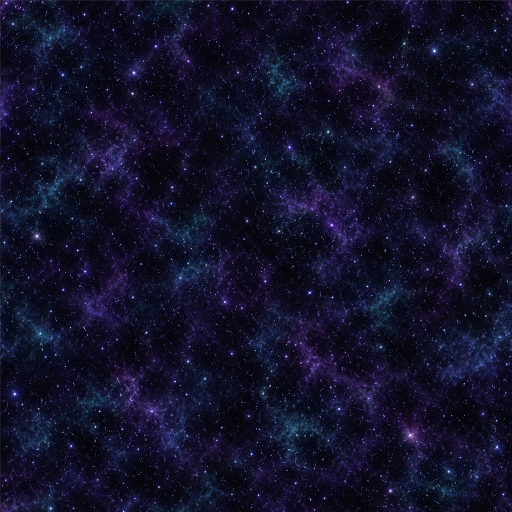
#> input picture assets/pets/source/starfield_v1.png, 1024 x 1024 px (shown at 1/2 size)
$ python build_pet_fx.py
#> lines starting #> are read from the running program, lines starting #| are printed output that depends on the picture
### tools/build_tileset_textures.py
"""Turn the generated biome wall masters into shippable tiling textures.

Generated art does not tile. That was the known cost of choosing generation over
a CC0 library, and this is the pass that pays it: every master is made seamless,
downscaled, and given a derived normal map, because the generator ships neither
a seam nor a normal.

Run after adding or regenerating a master:

    python tools/build_tileset_textures.py

Masters:  assets/tilesets/<biome>/wall_master_v1.png    (committed)
          assets/tilesets/<biome>/floor_master_v1.png
Output:   apps/web/public/textures/tilesets/<biome>/wall_color.jpg
          apps/web/public/textures/tilesets/<biome>/wall_normal.jpg
          apps/web/public/textures/tilesets/<biome>/floor_color.jpg
          apps/web/public/textures/tilesets/<biome>/patch_color.jpg (when patch_master_v1.png exists)

`level.ts` looks these up by tileset id, and `level.test.ts` fails if a biome in
MAP_BASES has no files here.
"""

from __future__ import annotations

import pathlib
import sys

import numpy as np
from PIL import Image

ROOT = pathlib.Path(__file__).resolve().parent.parent
MASTERS = ROOT / "assets" / "tilesets"
OUT = ROOT / "apps" / "web" / "public" / "textures" / "tilesets"

BIOMES = ["vaal_stone", "desert", "swamp", "forest", "coast"]

# Shipped size. The old CC0 stone wall was 1024x512 and read fine at the game's
# 2-world-unit repeat; matching it keeps the memory cost where it was. The floor
# matches the old floor.png at 1024 square.
SHIP_W, SHIP_H = 1024, 512
FLOOR_SHIP = 1024
PATCH_SHIP = 512

# Fraction of each axis spent cross-fading the wrap. Wide enough to hide a hard
# mismatch, narrow enough that the blended band is not a visible smear: at 0.12
# the band is ~120px of a 1024-wide plate.
BLEND = 0.12

# How hard the derived normal map bites. The generator gives us no height data,
# so luminance stands in for it; past ~3 the mortar lines start to look inflated
# rather than recessed.
NORMAL_STRENGTH = 2.2

# Minimum mean luminance, 0-255. The renderer is calibrated against two specific
# plates: the hideout floor at 57 and the CC0 wall at 132, and engine.ts lifts the
# floor above 1.0 precisely because "the actors are near-black, and they only read
# as silhouettes if the floor is clearly brighter than they are".
#
# The generated art does not respect that. Straight from the model the floors ran
# 37 (forest) to 162 (desert) and the walls 41 (swamp) to 191 — a swamp floor at
# 47 swallowed the character whole, and a swamp wall at 41 read as a black void
# with no masonry in it at all.
#
# So this is a FLOOR, not a target: lift the plates that are too dark to play on,
# and leave the bright ones alone, because a bright desert is a desert and a
# character reads even better against it.
#
# 55/95 was too timid and it showed: forest and swamp landed exactly ON the
# minimum, which is the tell that the clamp, not the art, was setting the level.
# In the frame that ground read 42 luma against a reference whose ground runs
# 120-180, and the desert, the one biome whose master was already bright at
# 162/191, was also the only one that looked right. The floor is the largest
# surface on screen and it has to be the BRIGHT thing, or near-black actors have
# nothing to read against and every biome collapses to the same brown murk.
FLOOR_MIN_LUMA = 95.0
WALL_MIN_LUMA = 120.0

# Per-biome hue for a floor plate, normalised to mean 1.0 exactly as
# `applyBiomeTint` normalises the light: it may shift a plate's COLOUR and can
# never change how bright it is. `lift_luma` above owns brightness; this owns hue,
# and the two never fight.
#
# It exists because the light cannot do this job. Measured against
# `reference-screenshots/beach-map.jpg`, PoE's dry sand runs RGB 217/180/120 —
# saturation 0.45, and unmistakably gold. Our Coast plate is a photoscan shot
# under an overcast sky and lands at 0.17: grey-beige, and on screen it came back
# as bone. The tint pass drives the SUN, so the only way to reach 0.45 through it
# is a light so orange that it turns the character, the sea and the surf orange
# with it. Sand is gold because sand is gold, so the colour belongs in the plate.
#
# Only the Coast needs one. Every other master was generated to its biome's brief
# and already carries its own hue; a grade on those would be a second opinion
# fighting the art.
FLOOR_GRADE = {"coast": (1.24, 1.02, 0.74)}

# Same job for a wall scan whose hue fights its floor. The desert's sandstone
# comes off the scan a saturated orange (205/113/47) against a tan floor; pulled
# most of the way to the floor's hue it reads as the same ground standing up.
WALL_GRADE = {"desert": (0.85, 1.1, 1.45)}

# The Coast scan is TRAMPLED: footprint pits and scuffed brown patches that at
# game distance read as dirt strewn over the beach, where the reference's sand
# is smooth wave ripple. Compressing luma below the median toward it fades the
# pits and patches while the ripple detail (which lives above the median) keeps
# its full contrast. The value is the fraction of below-median contrast KEPT.
FLOOR_CALM = {"coast": 0.55}


# [8 lines left out: function calm, not called in this run]


def mean_luma(a: np.ndarray) -> float:
    return float((0.299 * a[:, :, 0] + 0.587 * a[:, :, 1] + 0.114 * a[:, :, 2]).mean())


# [37 lines left out: functions lift_luma, grade, not called in this run]


def make_seamless(a: np.ndarray) -> np.ndarray:
    """Crop the overlap off each axis and cross-fade it back over the far edge.

    The output is (W-bw, H-bh). Column 0 of the result is the original column
    W-bw, which is exactly what the last kept column flows into, so the wrap is
    continuous by construction rather than by eye.
    """
    for axis in (1, 0):
        n = a.shape[axis]
        b = max(2, int(round(n * BLEND)))
        a = np.swapaxes(a, 0, axis)
        head, tail = a[:b], a[n - b:]
        alpha = (np.arange(b, dtype=np.float32) / (b - 1)).reshape(-1, 1, 1)
        a = np.concatenate([tail * (1.0 - alpha) + head * alpha, a[b:n - b]], axis=0)
        a = np.swapaxes(a, 0, axis)
    return a


def seam_error(a: np.ndarray) -> tuple[float, float]:
    """Mean per-channel difference across each wrap. 0 is a perfect tile."""
    lr = float(np.abs(a[:, 0] - a[:, -1]).mean())
    tb = float(np.abs(a[0, :] - a[-1, :]).mean())
    return lr, tb


# [13 lines left out: function normal_map, not called in this run]


def saturation(a: np.ndarray) -> float:
    m = a.reshape(-1, 3).mean(0)
    return float((m.max() - m.min()) / max(m.max(), 1e-6))


# [78 lines left out: functions plate, build, main, not called in this run]


# [2 lines that do not run on import are left out]

### tools/build_pet_fx.py
"""Turn the Celestial Cat's generated FX masters into the textures pet.ts ships.

PoE's cat wears GGG's textures; ours replace them one for one by ROLE, and this
pass gives each of ours the tone of the texture it replaces, measured once off
PoE's own files (study notes, never shipped or read here). The masters come off
the generator several times too bright for those roles: our nebula averaged luma
83 where `space-02` runs 23, our coat 20 where `space_bg_at` runs 2.9.

- Tiles (`starfield`, `nebula`) are drawn screen-projected and repeat, so they
  are made seamless, then each channel is mapped onto PoE's quantile curve:
  stars stay points of light while the space between them goes PoE's black.
- Sprites (`starburst`, `wisp`, `swirl`) are additive on black: the generator's
  1-2/255 floor is cut (it would add a grey square), the content cropped square,
  and scaled to the luma of PoE's premultiplied mean, keeping its own hue.
- `cloud_mask` already lands on PoE's mean (47 vs 49) and ships as drawn.
- The glows and the spark dot are plain radial ramps, computed from PoE's
  measured colour stops; nothing to generate.

    python tools/build_pet_fx.py
"""
from __future__ import annotations

import pathlib
import sys

import numpy as np
from PIL import Image

from build_tileset_textures import make_seamless, seam_error

ROOT = pathlib.Path(__file__).resolve().parent.parent
SRC = ROOT / "assets" / "pets" / "source"
OUT = ROOT / "apps" / "web" / "public" / "textures" / "fx" / "pet"

QUANTILES = [0, 0.1, 0.2, 0.3, 0.4, 0.5, 0.6, 0.7, 0.8, 0.9, 0.95, 0.98, 0.99, 0.995, 0.999, 1]
# Per channel (r, g, b), at QUANTILES, measured off space_bg_at.dds and space-02.dds.
TILES = {
    "starfield": ("starfield_v1.png", 512, (
        [0, 0, 0, 0, 0, 2, 2, 2, 2, 2, 5, 8, 18, 41, 148, 255],
        [0, 1, 1, 1, 1, 2, 2, 2, 4, 4, 6, 12, 25, 48, 150, 247],
        [0, 0, 2, 2, 2, 2, 4, 5, 5, 10, 18, 32, 46, 73, 181, 255],
    )),
    "nebula": ("fx/nebula_v1.png", 512, (
        [0, 5, 7, 10, 13, 18, 23, 29, 38, 55, 81, 136, 198, 255, 255, 255],
        [0, 5, 6, 7, 9, 12, 16, 21, 28, 42, 58, 100, 175, 255, 255, 255],
        [0, 2, 4, 6, 9, 13, 21, 29, 38, 54, 73, 113, 185, 255, 255, 255],
    )),
}
# Premultiplied mean (r, g, b) of sparklemid, wisp_smoke_add and scrolling_tex.
SPRITES = {
    "starburst": ("fx/starburst_v1.png", (11.29, 18.18, 38.47)),
    "wisp": ("fx/wisp_v1.png", (11.59, 10.41, 27.4)),
    "swirl": ("fx/swirl_v1.png", (2.95, 0.95, 7.61)),
}
SPRITE_SIZE = 256
# Below this a master's background is generator noise, not light.
FLOOR = 3
# Radial colour stops, premultiplied, centre to edge at 9 even steps of the radius.
GLOWS = {
    "glow_blue": (128, [(174, 207, 255), (134, 163, 250), (95, 105, 221), (64, 58, 185), (45, 28, 144),
                        (28, 7, 102), (16, 0, 59), (7, 0, 23), (0, 0, 0)]),
    "glow_violet": (128, [(135, 0, 251), (119, 0, 233), (96, 0, 203), (69, 0, 166), (44, 0, 127),
                          (26, 0, 88), (12, 0, 52), (4, 0, 21), (0, 0, 0)]),
    "spark": (32, [(205, 200, 246), (118, 111, 234), (39, 30, 195), (19, 14, 102), (9, 6, 45),
                   (3, 2, 14), (0, 0, 2), (0, 0, 0), (0, 0, 0)]),
}


def rgb(path: pathlib.Path) -> np.ndarray:
    return np.asarray(Image.open(path).convert("RGB")).astype(np.float32)


def luma(c: np.ndarray) -> float:
    return float(0.299 * c[0] + 0.587 * c[1] + 0.114 * c[2])


def match_quantiles(a: np.ndarray, target: tuple[list[int], ...]) -> np.ndarray:
    out = np.empty_like(a)
    for c in range(3):
        ours = np.quantile(a[..., c], QUANTILES)
        # np.interp needs a rising x; a run of equal quantiles (a black floor) is nudged apart.
        ours = ours + np.arange(len(QUANTILES)) * 1e-3
        out[..., c] = np.interp(a[..., c], ours, np.asarray(target[c], np.float32))
    return out


def tile(name: str) -> str:
    src, size, target = TILES[name]
    a = rgb(SRC / src)
    before = seam_error(a)
    a = make_seamless(a)
    img = Image.fromarray(a.clip(0, 255).astype(np.uint8)).resize((size, size), Image.LANCZOS)
    a = match_quantiles(np.asarray(img).astype(np.float32), target)
    after = seam_error(a)
    Image.fromarray(a.clip(0, 255).round().astype(np.uint8)).save(OUT / f"{name}.webp", quality=90)
    return f"seam {before[0]:5.2f}/{before[1]:5.2f} -> {after[0]:4.2f}/{after[1]:4.2f}  mean {a.reshape(-1, 3).mean(0).round(1)}"


def sprite(name: str) -> str:
    src, mean = SPRITES[name]
    a = rgb(SRC / src)
    a = np.maximum(a - FLOOR, 0) * (255 / (255 - FLOOR))
    # Square crop round the lit content, centred, so the quad is the sprite.
    lit = np.argwhere(a.max(-1) > 8)
    (y0, x0), (y1, x1) = lit.min(0), lit.max(0) + 1
    half = max(y1 - y0, x1 - x0) // 2 + 4
    cy, cx = (y0 + y1) // 2, (x0 + x1) // 2
    pad = np.zeros((a.shape[0] + 2 * half, a.shape[1] + 2 * half, 3), np.float32)
    pad[half:half + a.shape[0], half:half + a.shape[1]] = a
    a = pad[cy:cy + 2 * half, cx:cx + 2 * half]
    img = Image.fromarray(a.clip(0, 255).astype(np.uint8)).resize((SPRITE_SIZE, SPRITE_SIZE), Image.LANCZOS)
    a = np.asarray(img).astype(np.float32)
    # One gain on luma: a gain per channel clips the white core to a tint.
    gain = luma(np.asarray(mean, np.float32)) / max(luma(a.reshape(-1, 3).mean(0)), 1e-3)
    a = a * gain
    Image.fromarray(a.clip(0, 255).round().astype(np.uint8)).save(OUT / f"{name}.webp", quality=90)
    return f"crop {2 * half}px  gain {gain:.2f}  mean {a.clip(0, 255).reshape(-1, 3).mean(0).round(1)}"


def glow(name: str) -> str:
    size, stops = GLOWS[name]
    c = (size - 1) / 2
    yy, xx = np.mgrid[:size, :size]
    r = np.hypot(yy - c, xx - c) / (size / 2)
    at = np.linspace(0, 1, len(stops))
    s = np.asarray(stops, np.float32)
    a = np.stack([np.interp(r, at, s[:, ch], right=0) for ch in range(3)], -1)
    Image.fromarray(a.clip(0, 255).round().astype(np.uint8)).save(OUT / f"{name}.webp", quality=90, lossless=size <= 32)
    return f"{size}px  centre {tuple(int(v) for v in a[size // 2, size // 2])}"


def main() -> int:
    OUT.mkdir(parents=True, exist_ok=True)
    print(f"building pet fx -> {OUT.relative_to(ROOT)}")
    missing = [p for p in [SRC / v[0] for v in TILES.values()] + [SRC / v[0] for v in SPRITES.values()]
               + [SRC / "fx" / "cloud_mask_v1.png"] if not p.exists()]
    if missing:
        print("FAILED: missing " + ", ".join(str(p.relative_to(ROOT)) for p in missing), file=sys.stderr)
        return 1
    for name in TILES:
        print(f"  {name:11s} {tile(name)}")
#> in seam_error, `lr = float(np.abs(a[:, 0] - a[:, -1]).mean())`: lr = 8.15
#> in seam_error, `tb = float(np.abs(a[0, :] - a[-1, :]).mean())`: tb = 6.84
#> in tile, `before = seam_error(a)`: before = (8.15, 6.84)
#> the loop in make_seamless, `for axis in (1, 0):` made 2 passes
#> pass 1, in make_seamless, `head, tail = a[:b], a[n - b:]`:
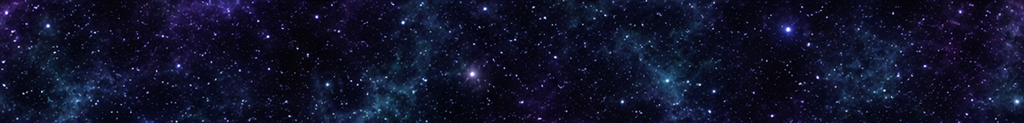
#> head: shape (123, 1024, 3) float32; mean of channels 0, 1, 2 16.9, 18.9, 43.5; drawn as R, G, B
#> pass 1, in make_seamless, `head, tail = a[:b], a[n - b:]`:
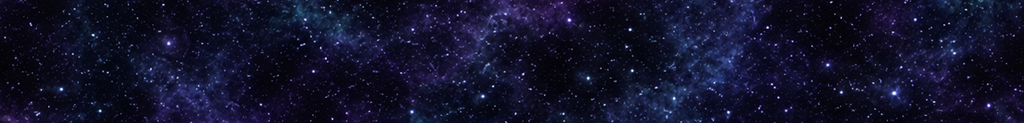
#> tail: shape (123, 1024, 3) float32; mean of channels 0, 1, 2 17.9, 18.1, 43.2; drawn as R, G, B
#> after the loop in make_seamless, `for axis in (1, 0):`:
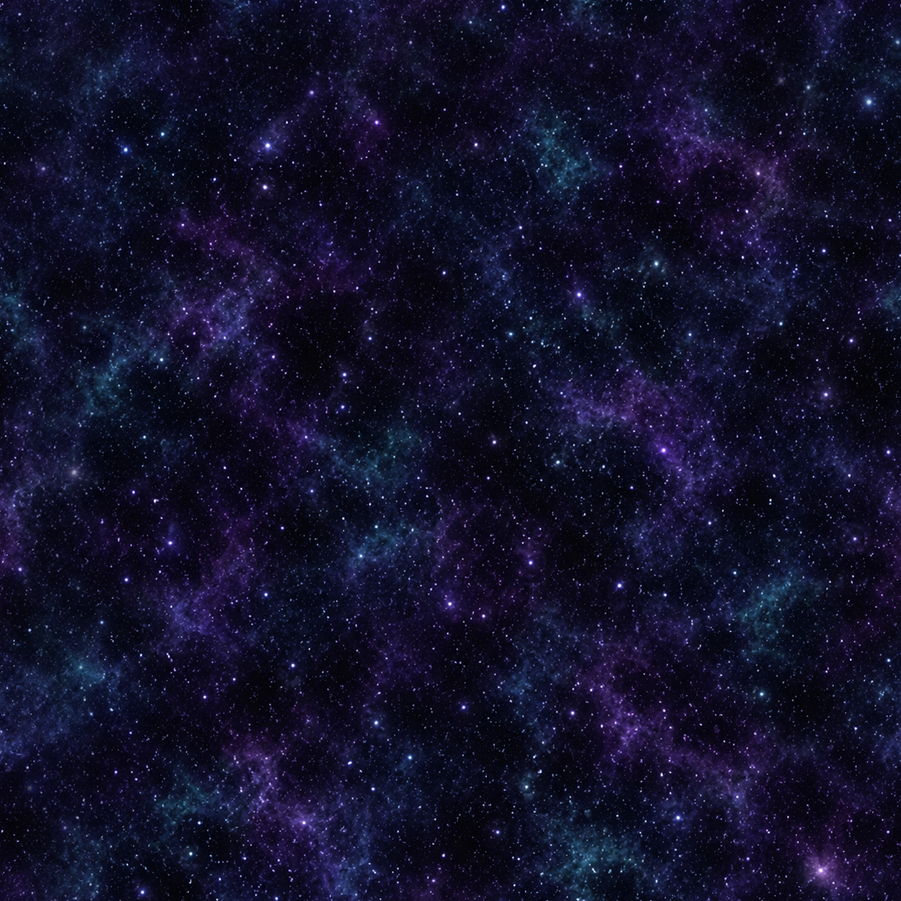
#> a: shape (901, 901, 3) float32; mean of channels 0, 1, 2 18.3, 17.2, 42.4; drawn as R, G, B
#> after the loop in match_quantiles, `for c in range(3):`:
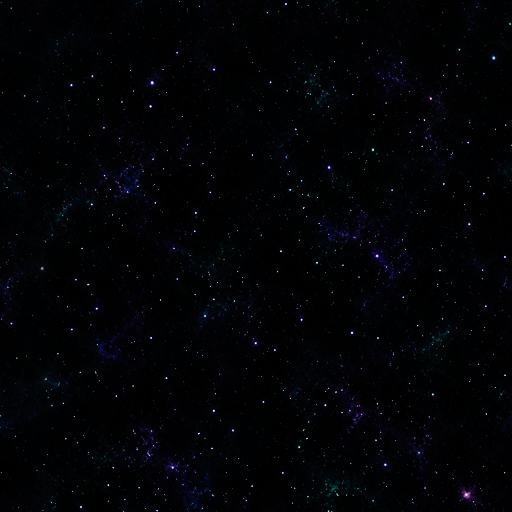
#> out: shape (512, 512, 3) float32; mean of channels 0, 1, 2 2, 2.9, 5.4; drawn as R, G, B
#> in tile, `after = seam_error(a)`: after = (2.29, 2.92)
#> pass 2 of the loop in main, `for name in TILES:`:
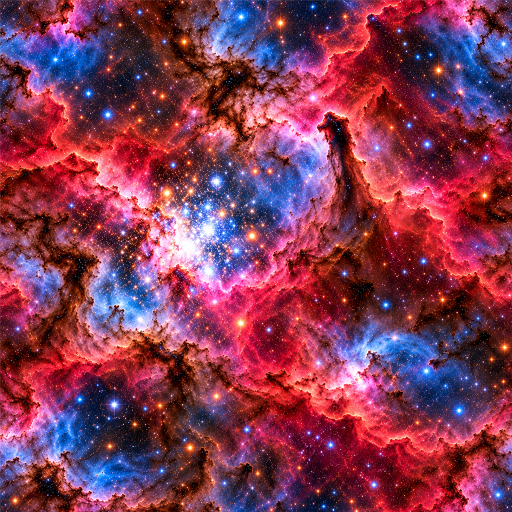
#> input picture assets/pets/source/fx/nebula_v1.png, 1024 x 1024 px (shown at 1/2 size)
    for name in SPRITES:
        print(f"  {name:11s} {sprite(name)}")
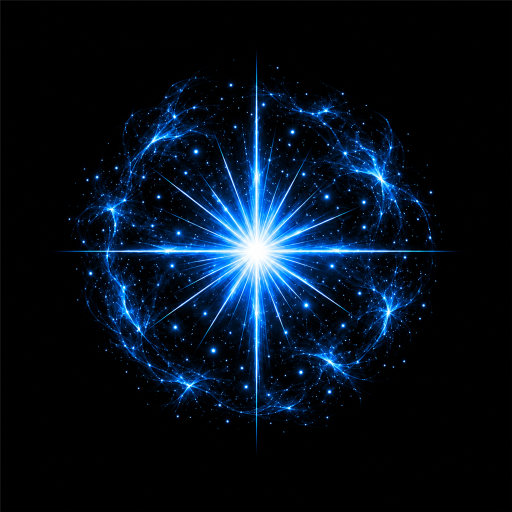
#> input picture assets/pets/source/fx/starburst_v1.png, 1024 x 1024 px (shown at 1/2 size)
#> in sprite, `lit = np.argwhere(a.max(-1) > 8)`: lit = 305228 pairs, first value 98 to 907, second value 104 to 920
#> in sprite, `(y0, x0), (y1, x1) = lit.min(0), lit.max(0) + 1`: y0 = 98; x0 = 104; y1 = 908; x1 = 921
#> in sprite, `half = max(y1 - y0, x1 - x0) // 2 + 4`: half = 412
#> in sprite, `cy, cx = (y0 + y1) // 2, (x0 + x1) // 2`: cy = 503; cx = 512
#> in sprite, `gain = luma(np.asarray(mean, np.float32)) / max(luma(a.reshape(-1, 3)...`: gain = 0.899
#> in sprite, `a = a * gain`:
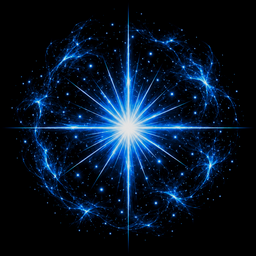
#> a: shape (256, 256, 3) float32; mean R, G, B 6.6, 20.7, 38
#> pass 2 of the loop in main, `for name in SPRITES:`:
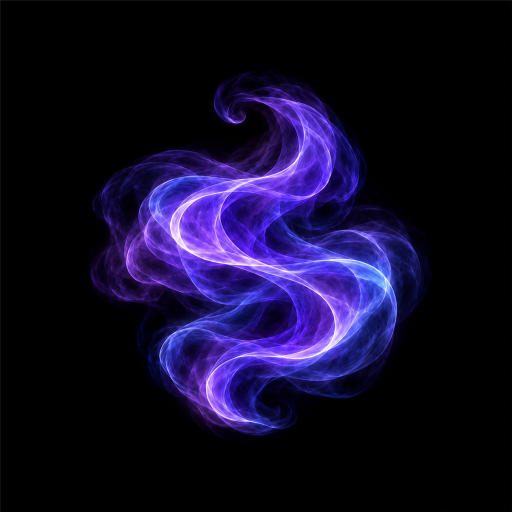
#> input picture assets/pets/source/fx/wisp_v1.png, 1024 x 1024 px (shown at 1/2 size)
#> lit = 320110 pairs, first value 132 to 882, second value 176 to 862
#> y0 = 132; x0 = 176; y1 = 883; x1 = 863
#> half = 379
#> cy = 507; cx = 519
#> pad: shape (1782, 1782, 3) float32
#> gain = 0.435
#> in sprite (call 2), `a = a * gain`:
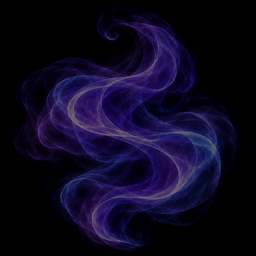
#> a: shape (256, 256, 3) float32; mean R, G, B 13.2, 8.6, 32.5
#> pass 3 of the loop in main, `for name in SPRITES:`:
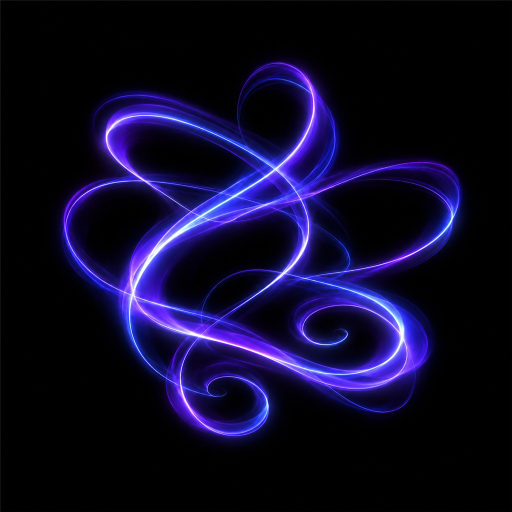
#> input picture assets/pets/source/fx/swirl_v1.png, 1024 x 1024 px (shown at 1/2 size)
#> lit = 375339 pairs, first value 106 to 900, second value 104 to 940
#> y0 = 106; x0 = 104; y1 = 901; x1 = 941
#> half = 422
#> cy = 503; cx = 522
#> pad: shape (1868, 1868, 3) float32
#> in sprite (call 3), `img = Image.fromarray(a.clip(0, 255).astype(np.uint8)).resize((SPRITE_..`:
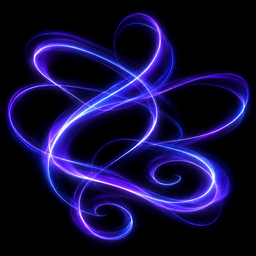
#> img: PIL image 256x256 RGB; mean R, G, B 18.6, 12.9, 58.4
#> gain = 0.116
#> in sprite (call 3), `Image.fromarray(a.clip(0, 255).round().astype(np.uint8)).save(OUT / f"..`:
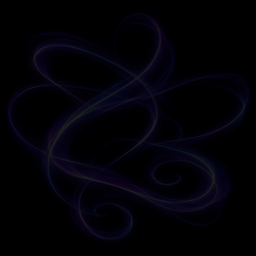
#> saved as swirl.webp: PIL image 256x256 RGB; mean R, G, B 2.2, 1.5, 6.8
    mask = Image.open(SRC / "fx" / "cloud_mask_v1.png").convert("L").resize((256, 256), Image.LANCZOS)
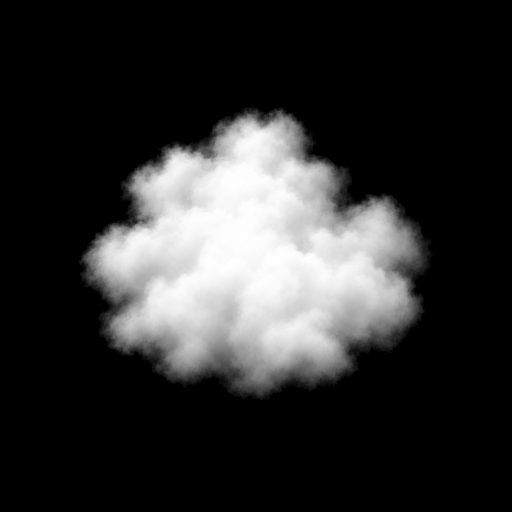
#> input picture assets/pets/source/fx/cloud_mask_v1.png, 1024 x 1024 px (shown at 1/2 size)
    mask.save(OUT / "cloud_mask.webp", quality=90)
    print(f"  cloud_mask  256px  mean {np.asarray(mask).mean():.1f}")
#|   cloud_mask  256px  mean 47.4
    for name in GLOWS:
        print(f"  {name:11s} {glow(name)}")
    return 0


if __name__ == "__main__":
    raise SystemExit(main())
#> (the program exits here)
